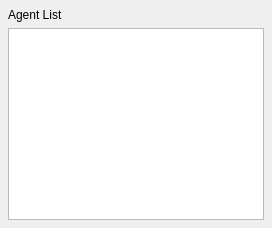
<?xml version="1.0" encoding="UTF-8"?>
<ui version="4.0">
 <class>AgentListPanel</class>
 <widget class="QWidget" name="agentListPanel">
  <layout class="QVBoxLayout" name="mainLayout">
   <property name="leftMargin"><number>8</number></property>
   <property name="topMargin"><number>8</number></property>
   <property name="rightMargin"><number>8</number></property>
   <property name="bottomMargin"><number>8</number></property>
   <property name="spacing"><number>6</number></property>
   <item>
    <widget class="QLabel" name="panelTitle">
     <property name="text"><string>Agent List</string></property>
    </widget>
   </item>
   <item>
    <widget class="QListWidget" name="agentList">
    </widget>
   </item>
  </layout>
 </widget>
 <layoutdefault spacing="6" margin="11"/>
 <resources/>
 <connections/>
</ui>
